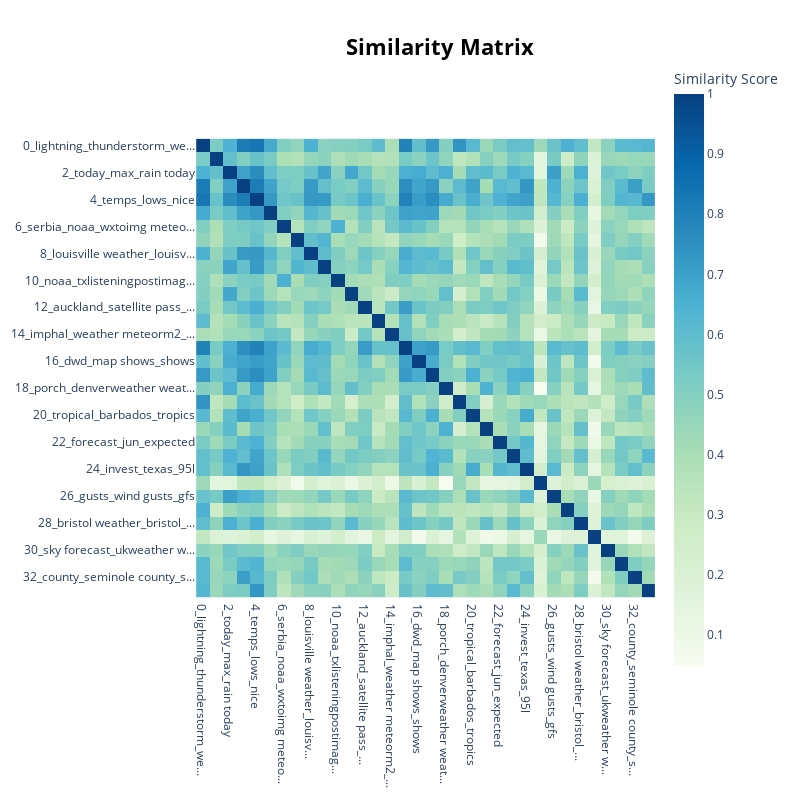

Write notebook code for a chart like this one.
### Code cell
topic_model.visualize_heatmap()

### Figure 1 — Plotly figure (JSON) as saved in the notebook; plotly's stock layout.template omitted (floating-point values rounded to 4 significant figures; data arrays with more than 128 entries replaced by an {"elided": "..."} marker saying what was removed)
{"data": [{"coloraxis": "coloraxis", "hovertemplate": "x: %{x}<br>y: %{y}<br>Similarity Score: %{z}<extra></extra>", "name": "0", "type": "heatmap", "x": ["0_lightning_thunderstorm_we...", "1_gawx dahlonega_mph rain_d...", "2_today_max_rain today", "3_hail_storms_storm", "4_temps_lows_nice", "5_assam_northeast_weatherwa...", "6_serbia_noaa_wxtoimg meteo...", "7_whitley county_whitley_co...", "8_louisville weather_louisv...", "9_time year_avg_year", "10_noaa_txlisteningpostimag...", "11_amp_lovenorthnorfolk lov...", "12_auckland_satellite pass_...", "13_photo_raspberrypi python...", "14_imphal_weather meteorm2_...", "15_kiwiweather_weather kiwi...", "16_dwd_map shows_shows", "17_frost_crops_pronos", "18_porch_denverweather weat...", "19_lightning_stormchaser_ta...", "20_tropical_barbados_tropics", "21_temperature_ireland tipp...", "22_forecast_jun_expected", "23_phoenix_weather phoenix_...", "24_invest_texas_95l", "25_bitcoin_lightning_amp", "26_gusts_wind gusts_gfs", "27_naturelover_yorkshire uk...", "28_bristol weather_bristol_...", "29_cable_canadianbestseller...", "30_sky forecast_ukweather w...", "31_gastonia_jdhuffmanhws_ga...", "32_county_seminole county_s...", "33_hot_california_sun heat"], "xaxis": "x", "y": ["0_lightning_thunderstorm_we...", "1_gawx dahlonega_mph rain_d...", "2_today_max_rain today", "3_hail_storms_storm", "4_temps_lows_nice", "5_assam_northeast_weatherwa...", "6_serbia_noaa_wxtoimg meteo...", "7_whitley county_whitley_co...", "8_louisville weather_louisv...", "9_time year_avg_year", "10_noaa_txlisteningpostimag...", "11_amp_lovenorthnorfolk lov...", "12_auckland_satellite pass_...", "13_photo_raspberrypi python...", "14_imphal_weather meteorm2_...", "15_kiwiweather_weather kiwi...", "16_dwd_map shows_shows", "17_frost_crops_pronos", "18_porch_denverweather weat...", "19_lightning_stormchaser_ta...", "20_tropical_barbados_tropics", "21_temperature_ireland tipp...", "22_forecast_jun_expected", "23_phoenix_weather phoenix_...", "24_invest_texas_95l", "25_bitcoin_lightning_amp", "26_gusts_wind gusts_gfs", "27_naturelover_yorkshire uk...", "28_bristol weather_bristol_...", "29_cable_canadianbestseller...", "30_sky forecast_ukweather w...", "31_gastonia_jdhuffmanhws_ga...", "32_county_seminole county_s...", "33_hot_california_sun heat"], "yaxis": "y", "z": {"elided": "34x34 float values"}}], "layout": {"coloraxis": {"colorbar": {"title": {"text": "Similarity Score"}}, "colorscale": [[0, "rgb(247,252,240)"], [0.125, "rgb(224,243,219)"], [0.25, "rgb(204,235,197)"], [0.375, "rgb(168,221,181)"], [0.5, "rgb(123,204,196)"], [0.625, "rgb(78,179,211)"], [0.75, "rgb(43,140,190)"], [0.875, "rgb(8,104,172)"], [1, "rgb(8,64,129)"]]}, "height": 800, "hoverlabel": {"bgcolor": "white", "font": {"family": "Rockwell", "size": 16}}, "legend": {"title": {"text": "Trend"}}, "margin": {"t": 60}, "showlegend": true, "title": {"font": {"color": "Black", "size": 22}, "text": "<b>Similarity Matrix</b>", "x": 0.55, "xanchor": "center", "y": 0.95, "yanchor": "top"}, "width": 800, "xaxis": {"anchor": "y", "constrain": "domain", "domain": [0, 1], "scaleanchor": "y"}, "yaxis": {"anchor": "x", "autorange": "reversed", "constrain": "domain", "domain": [0, 1]}}}
